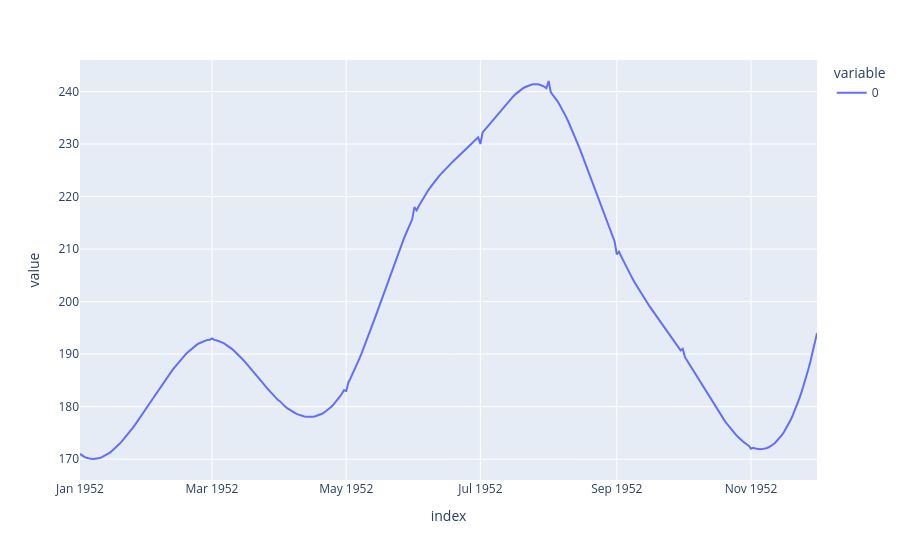

Notebook code cell kept with this figure:
### Code cell
spline.plot()

### Figure 1 — Plotly figure (JSON) as saved in the notebook; plotly's stock layout.template omitted (floating-point values rounded to 4 significant figures; data arrays with more than 128 entries replaced by an {"elided": "..."} marker saying what was removed)
{"data": [{"hovertemplate": "variable=0<br>index=%{x}<br>value=%{y}<extra></extra>", "legendgroup": "0", "line": {"color": "#636efa", "dash": "solid"}, "marker": {"symbol": "circle"}, "mode": "lines", "name": "0", "orientation": "v", "showlegend": true, "type": "scatter", "x": {"elided": "336 str values"}, "xaxis": "x", "y": {"elided": "336 float values"}, "yaxis": "y"}], "layout": {"autosize": true, "legend": {"title": {"text": "variable"}, "tracegroupgap": 0}, "margin": {"t": 60}, "xaxis": {"anchor": "y", "autorange": true, "domain": [0, 1], "range": ["1952-01-01", "1952-12-01"], "title": {"text": "index"}, "type": "date"}, "yaxis": {"anchor": "x", "autorange": true, "domain": [0, 1], "range": [166.0, 246.0], "title": {"text": "value"}, "type": "linear"}}}
